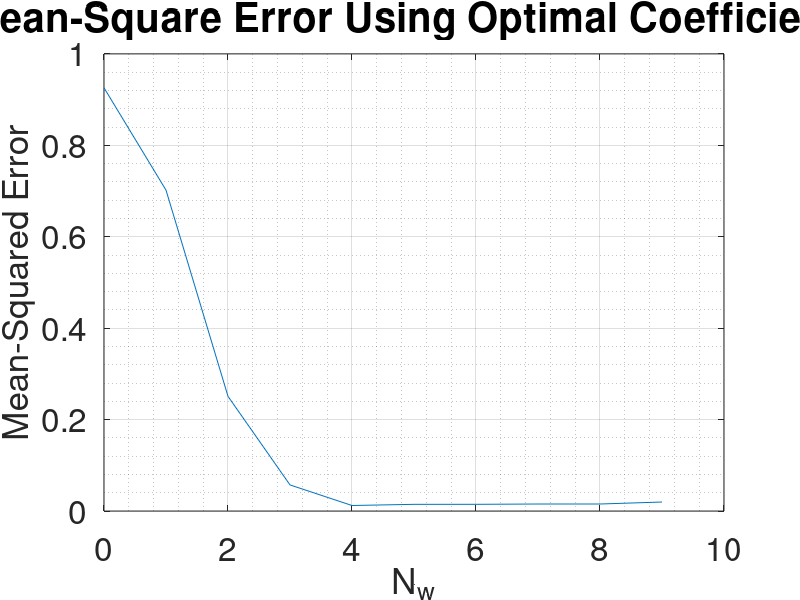

Write MATLAB code to recreate this figure.
clear all

% set default seed
rng default

% length of sequence
N = 1000;

% noise std deviation
noise_std = (1)^0.5;

% max order to calculate MSE for
max_order = 10;

% generate random sequence
% input signal
x = randn(N, 1);

% filter coefficients
b = [1 2 3 2 1];
a = 1;

% filtered random sequence
y(:, 1) = filter(b,a,x);

% normalise data 
% zero mean unity variance
y(:, 2) = zscore(y(:, 1));

% generate noise
n = randn(N, 1) * noise_std;

% generate z
% teaching signal
z = y(:, 2) + n;

% initialise vector to hold MSE
MSE = zeros(1, max_order);

for i = 1:max_order
    
    % set order number
    order  =  i;
    
    % obtain auto correlation of input sequence x
    % only perform multiply-accumulat for the required lags
    x_acf = xcorr(x, x, order-1);

    % truncate auto correlation to remove unrequired lags
    x_acf = x_acf(order:end);

    % form auto correlation matrix
    Rxx = toeplitz(x_acf,conj(x_acf)); 

    % obtain cross correlation of teching signal and input seqeunce
    zx_ccf = xcorr(z,x,order-1);

    % truncate cross correlation to remove unrequired lags
    pzx = zx_ccf(order:end);

    % calculate wopt
    wopt = Rxx\pzx;

    % output using estimated coefficients
    y_hat = filter(wopt, 1, x);
    
    % calculate MSE and store them in a MSE vector
    MSE(i) = immse(y(:, 2), y_hat);
end

% generate x axis
x = linspace(0, max_order-1, max_order);

% plot values
plot(x, MSE)

% graphing settings
title('\fontsize{40}Mean-Square Error Using Optimal Coefficients');
xlabel('\fontsize{35}N_{w}');
ylabel('\fontsize{35}Mean-Squared Error');

grid on
grid minor

a = get(gca, 'XTickLabel');
set(gca, 'XTickLabel', a, 'fontsize', 24);
